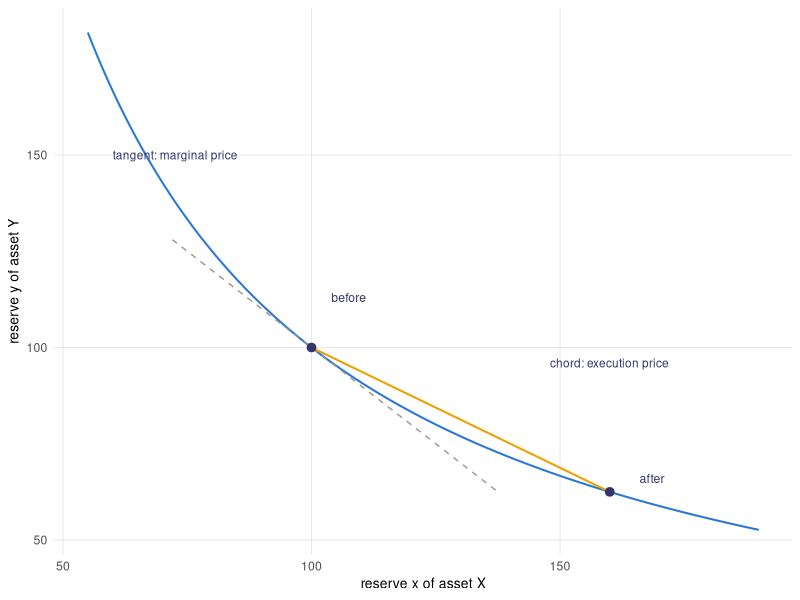
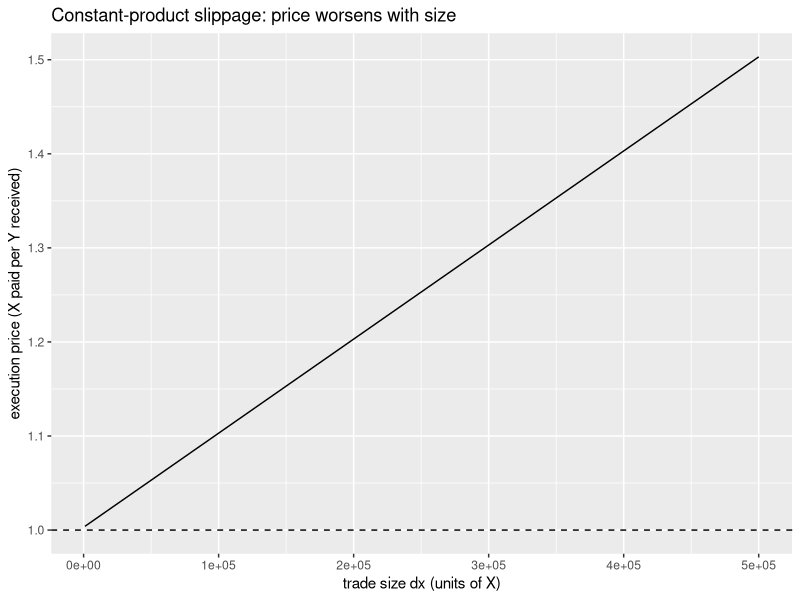
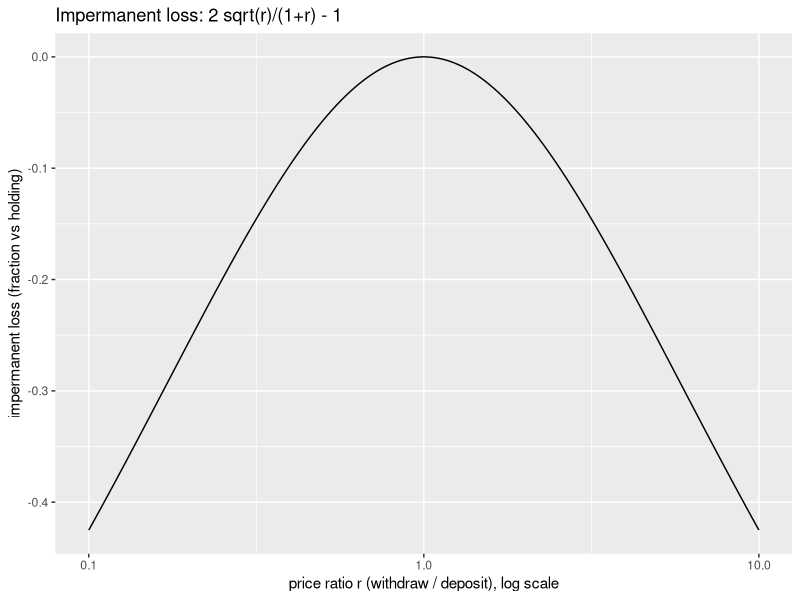
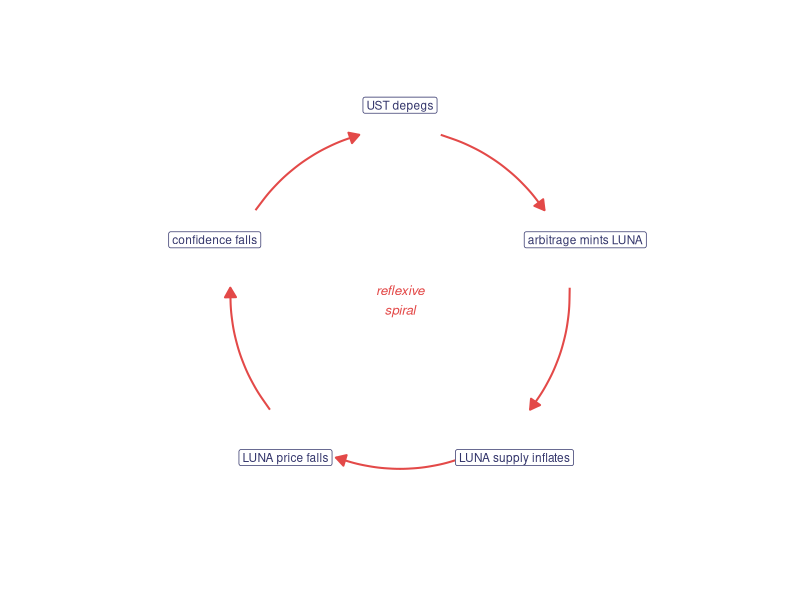
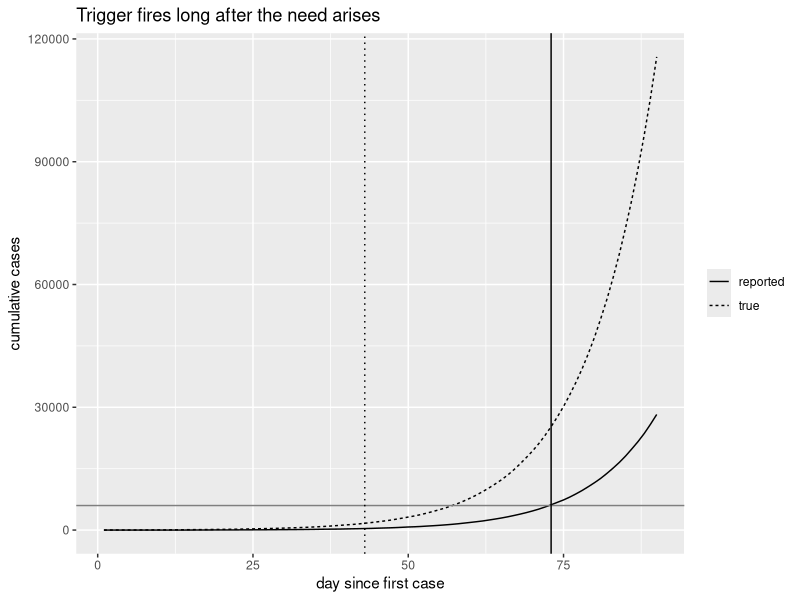

Generate these figures, in order, with R:
## ---- chunk 1
#| label: fig-cpmm-hyperbola
#| fig-cap: 'The constant product x times y equals k
#|   is a hyperbola, and a finite trade steps the pool
#|   from the before point to the after point along
#|   it; the chord joining the two points is flatter
#|   than the tangent at the start, so a finite order
#|   receives less of asset Y per unit of X than the
#|   marginal rate, which is the slippage.'
library(ggplot2)
library(tibble)
PAL <- c('#2a78d6', '#1baf7a', '#eda100', '#008300',
         '#4a3aa7', '#e34948', '#e87ba4', '#eb6834')
book_theme <- ggplot2::theme_minimal(base_size = 11) +
  ggplot2::theme(
    panel.grid.minor = ggplot2::element_blank(),
    panel.grid.major = ggplot2::element_line(
      linewidth = 0.25, colour = 'grey88'),
    axis.title = ggplot2::element_text(size = 10),
    legend.position = 'bottom'
  )

k <- 10000
xr <- seq(55, 190, length.out = 200)
curve_df <- tibble(x = xr, y = k / xr)
x0 <- 100; y0 <- k / x0            # before the trade
x1 <- 160; y1 <- k / x1            # after depositing X
slope_tan <- -k / x0^2             # tangent slope at start
tan_df <- tibble(x = c(72, 138),
                 y = y0 + slope_tan * (c(72, 138) - x0))
pts <- tibble(x = c(x0, x1), y = c(y0, y1))

ggplot(curve_df, aes(x, y)) +
  geom_line(colour = PAL[1], linewidth = 0.7) +
  geom_line(data = tan_df, aes(x, y),
            colour = '#9a9a92', linewidth = 0.5, linetype = 2) +
  annotate('segment', x = x0, y = y0, xend = x1, yend = y1,
           colour = PAL[3], linewidth = 0.7) +
  geom_point(data = pts, aes(x, y),
             colour = '#33356b', size = 2.6) +
  annotate('text', x = 104, y = 113, label = 'before',
           hjust = 0, size = 3.1, colour = '#33356b') +
  annotate('text', x = 166, y = 66, label = 'after',
           hjust = 0, size = 3.1, colour = '#33356b') +
  annotate('text', x = 60, y = 150, label = 'tangent: marginal price',
           hjust = 0, size = 3, colour = '#33356b') +
  annotate('text', x = 148, y = 96, label = 'chord: execution price',
           hjust = 0, size = 3, colour = '#33356b') +
  labs(x = 'reserve x of asset X', y = 'reserve y of asset Y') +
  book_theme
## ---- chunk 2
#| include: false
library(ggplot2)
library(dplyr)
library(tibble)
library(tidyr)
## ---- chunk 3
#| label: fig-cpmm-slippage
#| fig-cap: "Constant-product execution price as a
#|   function of trade size. The dashed line is the
#|   marginal (spot) price at zero size; a larger
#|   order walks further along the hyperbola and
#|   pays strictly more."
cpmm_out <- function(dx, Rx, Ry, fee = 0.003) {
  dx_eff <- dx * (1 - fee)
  Ry * dx_eff / (Rx + dx_eff)
}

Rx <- 1e6; Ry <- 1e6
sizes <- seq(1e3, 5e5, length.out = 100)
exec_price <- sapply(sizes, function(dx) dx / cpmm_out(dx, Rx, Ry))

ggplot(tibble(size = sizes, price = exec_price), aes(size, price)) +
  geom_line() +
  geom_hline(yintercept = Rx / Ry, linetype = 2) +
  labs(x = 'trade size dx (units of X)',
       y = 'execution price (X paid per Y received)',
       title = 'Constant-product slippage: price worsens with size')
## ---- chunk 4
#| label: fig-il
#| fig-cap: "Impermanent loss against the price
#|   ratio r on a log axis. The curve is zero at
#|   r = 1, negative on both sides, and symmetric
#|   in log r: a doubling and a halving cost the
#|   provider the same."
il <- function(r) 2 * sqrt(r) / (1 + r) - 1
r <- 10^seq(-1, 1, length.out = 200)

ggplot(tibble(r = r, il = il(r)), aes(r, il)) +
  geom_line() +
  scale_x_log10() +
  labs(x = 'price ratio r (withdraw / deposit), log scale',
       y = 'impermanent loss (fraction vs holding)',
       title = 'Impermanent loss: 2 sqrt(r)/(1+r) - 1')
c(il_2x = il(2), il_4x = il(4), il_half = il(0.5))
## ---- chunk 5
health_factor <- function(units, price, debt, liq_threshold) {
  liq_threshold * units * price / debt
}

# SYNTHETIC position: 10 units of collateral at a
# current price of 100, a 500-unit stablecoin debt,
# and an Aave-style liquidation threshold of 0.8.
units <- 10; debt <- 500; ell <- 0.8
liq_price <- debt / (ell * units)

c(current_price = 100,
  current_hf = health_factor(units, 100, debt, ell),
  liquidation_price = liq_price)
## ---- chunk 6
simulate_liq_cascade <- function(price0 = 100, shock = -8,
                                 n = 400, leverage = 10,
                                 impact = 0.15) {
  set.seed(7)
  # SYNTHETIC entry prices; longs liquidate at
  # entry * (1 - 1/leverage).
  entry <- rnorm(n, price0, 5)
  liq_price <- entry * (1 - 1 / leverage)
  price <- price0 + shock
  liquidated <- 0L
  repeat {
    newly <- sum(liq_price >= price) - liquidated
    if (newly <= 0) break
    liquidated <- liquidated + newly
    price <- price - impact * newly / n * price0
  }
  list(final_price = price,
       fraction_liquidated = liquidated / n)
}

cascade <- simulate_liq_cascade()
c(final_price = round(cascade$final_price, 2),
  fraction_liquidated = cascade$fraction_liquidated)
## ---- chunk 7
swap_x_for_y <- function(dx, Rx, Ry) {
  dy <- Ry * dx / (Rx + dx)
  list(dy = dy, Rx = Rx + dx, Ry = Ry - dy)
}

# SYNTHETIC pool used naively as a price oracle:
# 1e6 stablecoin (X) and 1e6 collateral token (Y),
# so the honest spot price of the token is 1.
Rx0 <- 1e6; Ry0 <- 1e6
spot0 <- Rx0 / Ry0

loan <- 5e5                       # flash-borrowed stablecoins
after <- swap_x_for_y(loan, Rx0, Ry0)
spot1 <- after$Rx / after$Ry      # manipulated spot price

bought <- after$dy                # collateral acquired
ltv <- 0.75
naive_value <- bought * spot1
true_value <- bought * spot0
borrowable <- naive_value * ltv

c(spot_before = spot0, spot_after = spot1,
  collateral_bought = round(bought),
  naive_valuation = round(naive_value),
  borrowable_at_75pct = round(borrowable),
  true_value = round(true_value),
  bad_debt = round(borrowable - true_value))
## ---- chunk 8
#| label: fig-terra-spiral
#| fig-cap: 'The TerraUSD collapse as a reflexive
#|   loop: a depeg triggers arbitrage that mints the
#|   companion token LUNA, whose inflating supply
#|   drives its price down, which erodes the
#|   confidence backing the peg and deepens the depeg,
#|   so the loop accelerates the very collapse it was
#|   meant to arrest.'
ang <- 90 - (0:4) * 72
rad <- ang * pi / 180
nodes <- tibble(
  x = cos(rad), y = sin(rad),
  lab = c('UST depegs', 'arbitrage mints LUNA',
          'LUNA supply inflates', 'LUNA price falls',
          'confidence falls')
)
nx <- nodes$x; ny <- nodes$y
bx <- nodes$x[c(2:5, 1)]; by <- nodes$y[c(2:5, 1)]
t <- 0.22                          # trim arrows clear of boxes
edges <- tibble(
  x = nx + t * (bx - nx), y = ny + t * (by - ny),
  xend = nx + (1 - t) * (bx - nx), yend = ny + (1 - t) * (by - ny)
)

ggplot() +
  geom_curve(data = edges,
             aes(x = x, y = y, xend = xend, yend = yend),
             curvature = -0.18, colour = '#e34948', linewidth = 0.7,
             arrow = grid::arrow(length = grid::unit(0.28, 'cm'),
                                 type = 'closed')) +
  geom_label(data = nodes, aes(x, y, label = lab),
             colour = '#33356b', fill = 'white',
             linewidth = 0.3, size = 3,
             label.r = grid::unit(0.15, 'lines')) +
  annotate('text', x = 0, y = 0, label = 'reflexive\nspiral',
           colour = '#e34948', size = 3.4, fontface = 'italic') +
  coord_equal(clip = 'off') +
  xlim(-1.6, 1.6) + ylim(-1.4, 1.4) +
  theme_void()
## ---- chunk 9
#| label: fig-parametric-trigger
#| fig-cap: "SYNTHETIC outbreak. The true cumulative
#|   case curve (solid) rises ahead of the reported
#|   curve (dashed), because reporting is delayed and
#|   incomplete. A conservatively high payout
#|   threshold (horizontal line) is crossed by the
#|   reported curve only on the trigger day (solid
#|   vertical line), long after the day the response
#|   was first needed (dotted vertical line)."
set.seed(7)
days <- 1:90
# SYNTHETIC early-epidemic incidence: roughly
# exponential growth with Poisson noise.
growth <- 0.09
new_true <- rpois(length(days), lambda = 3 * exp(growth * days))

# Reporting: a detection probability below one and a
# fixed reporting delay in days.
detect <- 0.6
delay <- 10
detected <- rbinom(length(days), size = new_true, prob = detect)
reported_by_day <- numeric(length(days))
for (i in seq_along(days)) {
  j <- i + delay
  if (j <= length(days)) reported_by_day[j] <- detected[i]
}

cum_true <- cumsum(new_true)
cum_reported <- cumsum(reported_by_day)

# 'Need' level: true burden at which the response
# should begin. Conservative payout threshold: set on
# the REPORTED count to avoid a false alarm.
need_level <- 1500
threshold <- 6000
need_day <- days[which(cum_true >= need_level)[1]]
trigger_day <- days[which(cum_reported >= threshold)[1]]

curves <- tibble(day = days, true = cum_true,
                 reported = cum_reported) |>
  pivot_longer(c(true, reported),
               names_to = 'series', values_to = 'cases')

ggplot(curves, aes(day, cases, linetype = series)) +
  geom_line() +
  geom_hline(yintercept = threshold, colour = 'grey50') +
  geom_vline(xintercept = need_day, linetype = 3) +
  geom_vline(xintercept = trigger_day) +
  labs(x = 'day since first case', y = 'cumulative cases',
       linetype = NULL,
       title = 'Trigger fires long after the need arises')

c(need_day = need_day, trigger_day = trigger_day,
  lag_days = trigger_day - need_day,
  true_burden_at_trigger = cum_true[trigger_day])
## ---- chunk 10
scenarios <- expand_grid(
  price_move = c(1.00, 1.25, 1.50, 2.00),
  fee_apr = c(0.05, 0.20)
) |>
  mutate(
    r = price_move,
    il_cost = -il(r),                 # positive = loss vs hold
    fee_yield = fee_apr * 30 / 365,   # 30-day holding period
    net = fee_yield - il_cost
  )

scenarios |>
  select(price_move, fee_apr, il_cost, fee_yield, net)
